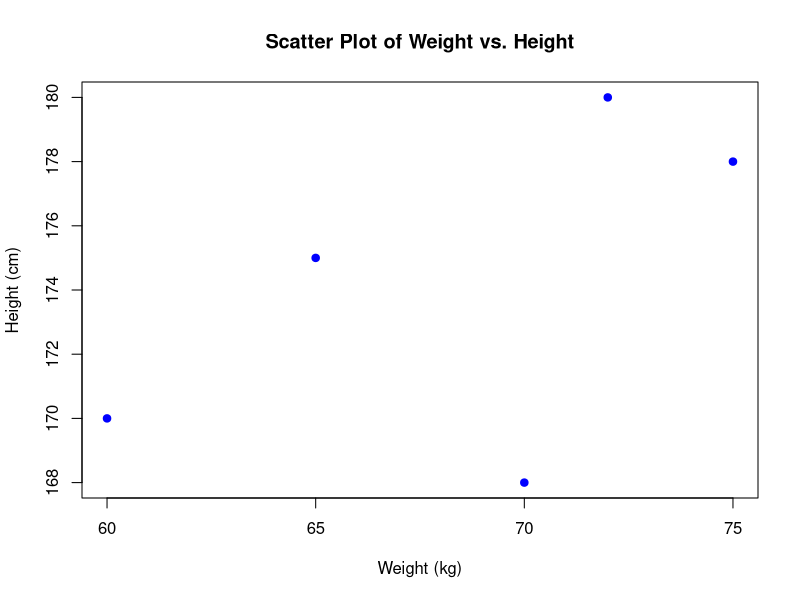

Source code (R):
  
Weight <- c(60, 65, 70, 72, 75)
Height <- c(170, 175, 168, 180, 178)

plot(Weight, Height,
     xlab = "Weight (kg)",
     ylab = "Height (cm)",
     main = "Scatter Plot of Weight vs. Height",
     pch = 19,          
     col = "blue")      
